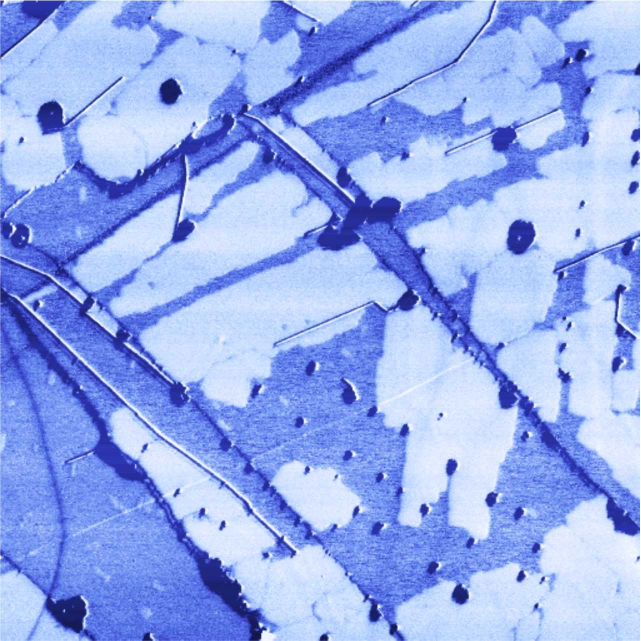
%> input picture 4d.jpg, 1281 x 1281 px (shown at 1/2 size)
$ octave kMeans.m   (GNU Octave 9; MATLAB toolbox functions it lacks are replaced by stand-ins)
%> lines starting %> are read from the running program, lines starting %| are printed output that depends on the picture; in (x1, y1, x2, y2) boxes, pixels count from 0 and x2, y2 are one past the last pixel; in counts of white or black regions, pixels touching at a corner belong together; the program's own positions count from 1
%% ---- Step 1: Read input image ----
I = imread('4d.jpg');
%> I is the input picture: size 1281x1281x3 uint8; mean R, G, B 148.5, 171.4, 237.6
I = im2double(I);
%> I: size 1281x1281x3 double
imshow(I); title('Original Image');
%% ---- Step 2: Reshape for K-means ----
data = reshape(I, [], 3);   % N x 3 matrix of RGB values
%% ---- Step 3: K-means clustering ----
K = 3;
[cluster_idx, ~] = kmeans(data, K, 'Distance', 'sqEuclidean', 'Replicates', 3);
pixel_labels = reshape(cluster_idx, size(I,1), size(I,2));
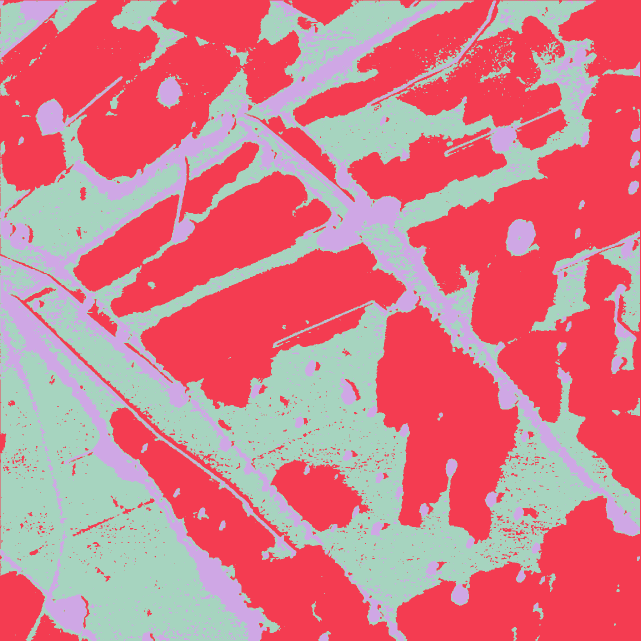
%> pixel_labels: size 1281x1281 double (shown at 1/2 size); 3 distinct labels, from 1 to 3; one colour per label, 0 black
%% ---- Step 4: Visualize segmentation ----
figure;
imshow(label2rgb(pixel_labels));
title('K-Means Segmentation (K=3)');
%% ---- Step 5: Load Ground Truth Image ----
GT = imread('4dGT.png');
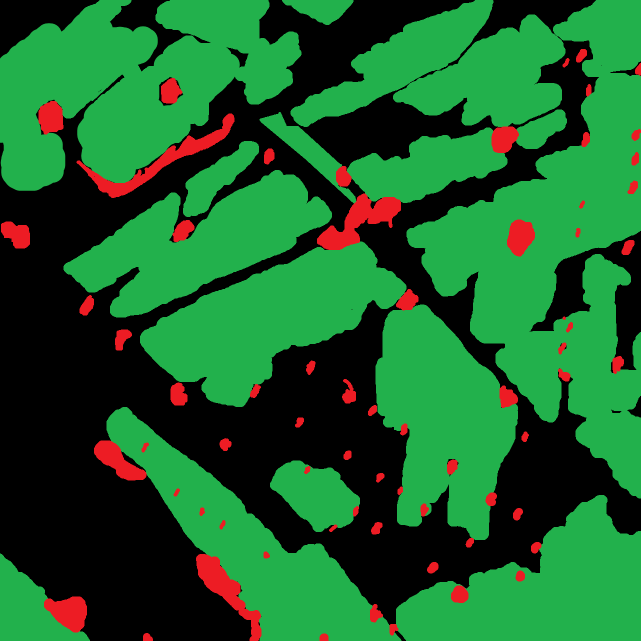
%> input picture 4dGT.png, 1281 x 1281 px (shown at 1/2 size)
%> GT is the input picture: size 1281x1281x3 uint8; mean R, G, B 28, 97.4, 42.8
if size(GT,3) == 3
    GT = rgb2gray(GT);
%> GT: size 1281x1281 uint8
end
GT = imbinarize(GT);
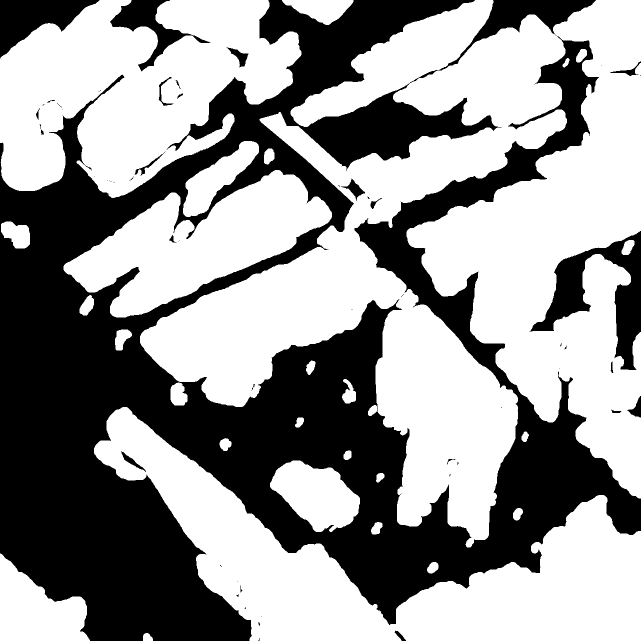
%> GT: size 1281x1281 logical (shown at 1/2 size); 58.4% white; 59 black regions (35 under 20 px), largest, box (x1, y1, x2, y2) and area: (0, 0, 1281, 1281) 641156, (1059, 462, 1281, 740) 19557, (0, 0, 199, 117) 11002
GT = imresize(GT, size(pixel_labels));
%% ---- Step 6: Test IoU for each cluster ----
bestIoU = 0;
bestMask = [];
for k = 1:K
    Pred = (pixel_labels == k);
    % Optional smoothing to clean noise (comment out if not needed)
    Pred = imopen(Pred, strel('disk', 2));
    % Compute IoU
    intersection = GT & Pred;
    union = GT | Pred;
    IoU = sum(intersection(:)) / sum(union(:));
    fprintf('Cluster %d -> IoU = %.4f\n', k, IoU);
    % Keep best
    if IoU > bestIoU
        bestIoU = IoU;
        bestMask = Pred;
        bestCluster = k;
    end
end
%> this loop made 3 passes
%> (IoU, bestIoU) on passes 1 to 2: (0.024, 0.024), (0.846, 0.846)
%> IoU on pass 3: 0.0607
%| Cluster 1 -> IoU = 0.0240
%| Cluster 2 -> IoU = 0.8465
%| Cluster 3 -> IoU = 0.0607
%> pass 1, `intersection = GT & Pred;`:
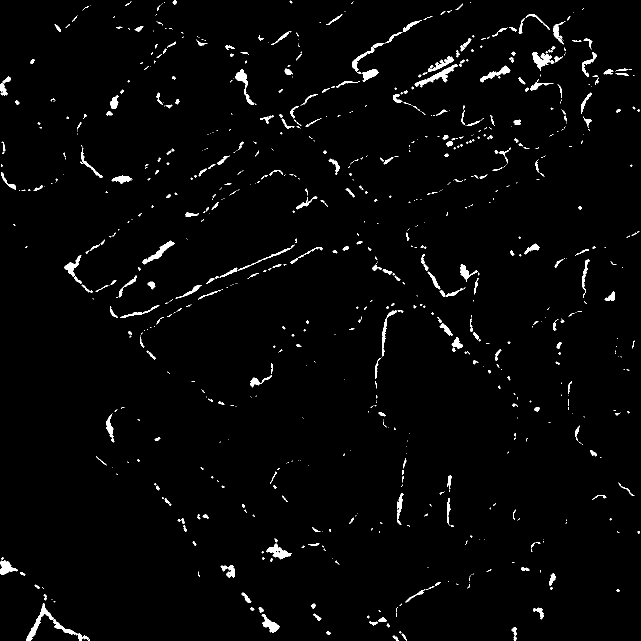
%> intersection: size 1281x1281 logical (shown at 1/2 size); 2.1% white; 800 white regions (495 under 20 px), largest, box (x1, y1, x2, y2) and area: (829, 128, 916, 175) 860, (52, 1206, 108, 1281) 802, (1064, 104, 1109, 142) 714
%> pass 1, `union = GT | Pred;`:
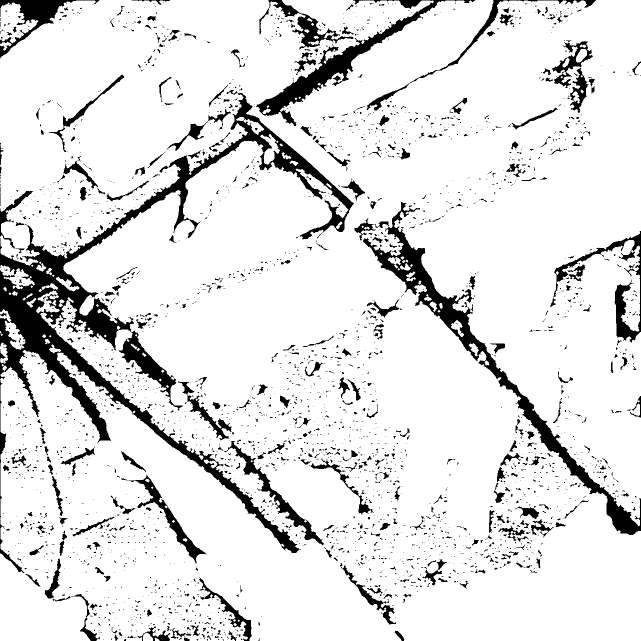
%> union: size 1281x1281 logical (shown at 1/2 size); 88.7% white; 2836 black regions (2423 under 20 px), largest, box (x1, y1, x2, y2) and area: (0, 180, 708, 1106) 64884, (726, 403, 1281, 1070) 22264, (512, 0, 950, 252) 11971
%> after the loop:
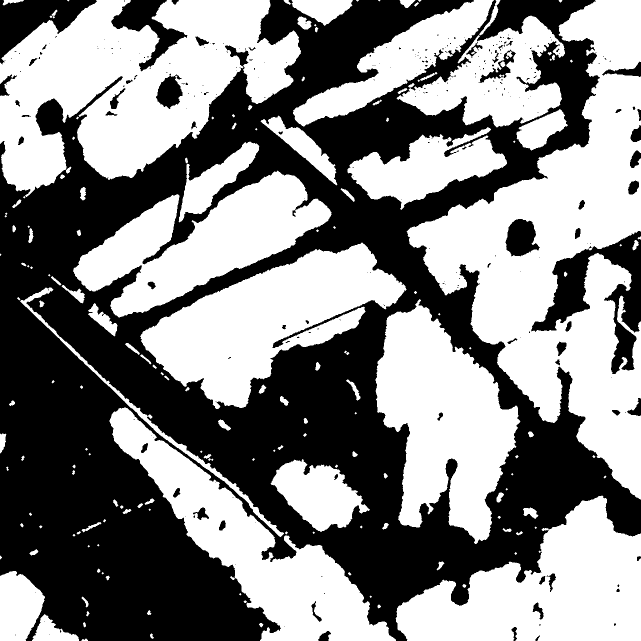
%> bestMask: size 1281x1281 logical (shown at 1/2 size); 52.4% white; 268 black regions (205 under 20 px), largest, box (x1, y1, x2, y2) and area: (0, 0, 1281, 1281) 724951, (1062, 462, 1281, 748) 20499, (0, 0, 194, 129) 10835
%> after the loop, bestCluster = 2
%% ---- Step 7: Combine multiple clusters if needed (optional boost) ----
% Try combining clusters if best IoU < 0.8
if bestIoU < 0.8
    fprintf('\nTrying combinations of clusters to boost IoU...\n');
    for c1 = 1:K-1
        for c2 = c1+1:K
            Pred = (pixel_labels == c1) | (pixel_labels == c2);
            intersection = GT & Pred;
            union = GT | Pred;
            IoU = sum(intersection(:)) / sum(union(:));
            fprintf('Clusters [%d %d] -> IoU = %.4f\n', c1, c2, IoU);

            if IoU > bestIoU
                bestIoU = IoU;
                bestMask = Pred;
                bestCluster = [c1 c2];
            end
        end
    end
end
%% ---- Step 8: Display best result ----
fprintf('\n Best IoU = %.4f using cluster(s): %s\n', bestIoU, mat2str(bestCluster));
%|  Best IoU = 0.8465 using cluster(s): 2

figure;
subplot(1,3,1), imshow(GT), title('Ground Truth');
subplot(1,3,2), imshow(bestMask), title('Best Predicted Mask');
subplot(1,3,3), imshowpair(GT, bestMask);
%> after `imshowpair(GT, bestMask)`:
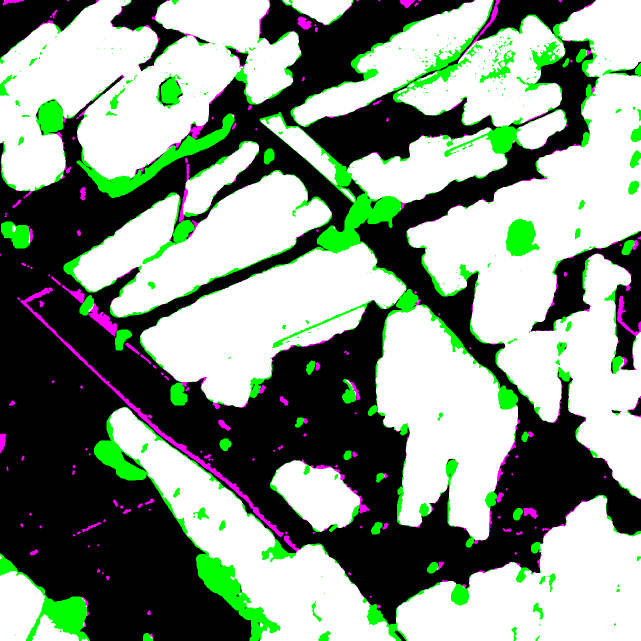
%> displayed picture: size 1281x1281x3, on the screen's scale of 0 to 255 (shown at 1/2 size); mean R, G, B 133.7, 148.8, 133.7
title(sprintf('IoU using K-means clustering = %.3f', bestIoU));
%% ---- Step 9: Save predicted binary mask ----
imwrite(bestMask, 'BestMask_KMeans.png');
disp('Saved best mask as BestMask_KMeans.png');
